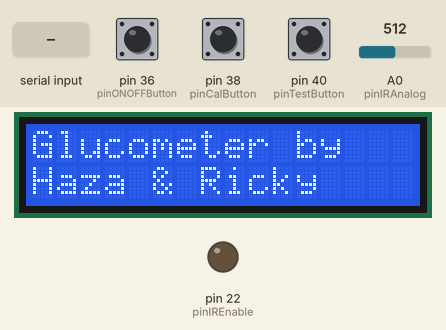
Simulated run of this sketch. Board: Arduino Mega 2560, built with avr-gcc and run on an emulated ATmega2560. Shown: 16×2 character LCD, output pins drawn as LEDs (lit = HIGH). The test bench sets the inputs (shaded band); at power-on: pin 38 (pinCalButton) LOW, pin 36 (pinONOFFButton) LOW, pin 40 (pinTestButton) LOW, A0 (pinIRAnalog) = 512.

Above: at 1.2 s.
1.3 s: pin 38 (pinCalButton) pulled HIGH for 0.15 s
At 1.47 s:
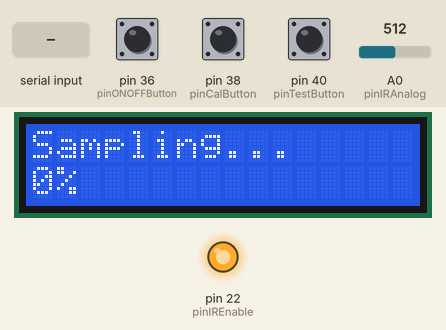
3.0 s: "S" received over Serial
At 7.4 s:
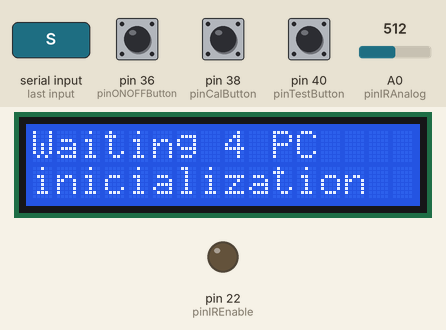
11.0 s: pin 36 (pinONOFFButton) pulled HIGH for 1 s
At 12.3 s:
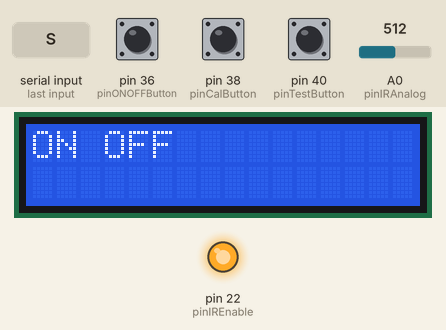
13.5 s: pin 40 (pinTestButton) pulled HIGH for 0.15 s
At 13.66 s:
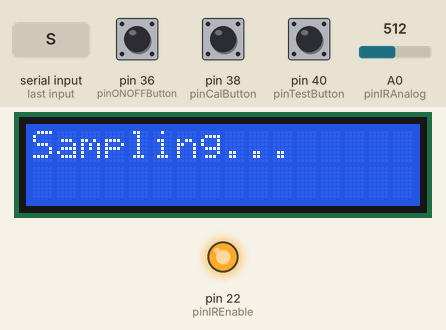
16.6 s: A0 (pinIRAnalog) set to 716
At 19.4 s:
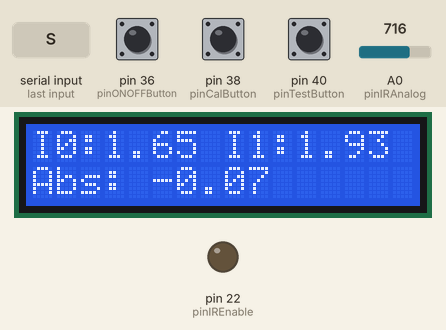
19.6 s: pin 36 (pinONOFFButton) pulled HIGH for 0.15 s
At 21.2 s:
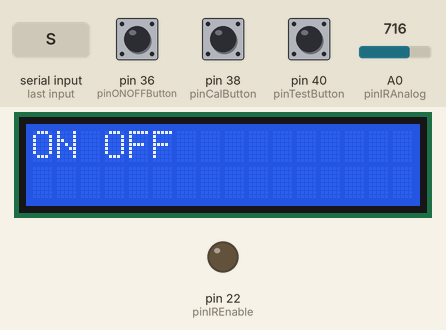
Timing chart, 0 to 22.2 s (numbered marks = the images above; inputs shaded):
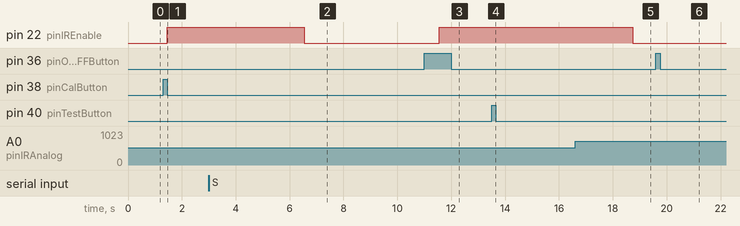

Measured:
- after the input at 1.3 s, pin 22 (pinIREnable): LOW → HIGH after 0.15 s; the display: first changes after 0.15 s (image 1 shows a later state)
- after the input at 11.0 s, the display: first differs from a run without the input after 1.0 s (image 3)
- after the input at 13.5 s, the display: changes after 0.15 s (image 4)
- after the input at 19.6 s, the display: changes after 0.15 s (image 6)

The sketch:

Firmware_BasicGlucoTester.ino
```cpp
/*
Hazael Fernando MOJICA GARCIA
Ricardo Guevara Zavala
Firmware para Arduino del Glucometro
Creation Date: 17/09/2013
Last Mod.Date: 06w/10/2013
V0.2
*/

// include the library code:
#include <LiquidCrystal.h>
#include <math.h>

//PINS DEFINITION
int pinIREnable = 22;    //Arduino PIN of "ON/OFF OUT" in "IR Board" Tarjeta IR
int pinIRAnalog = 0;     //Arduino PIN for ADC from "IR Board" Tarjeta IR

int pinLCD_RS = 34;      //LCD Pins
int pinLCD_Enable = 32;
int pinLCD_D4 = 30;
int pinLCD_D5 = 28;
int pinLCD_D6 = 26;
int pinLCD_D7 = 24;

//Push Buttons Pins
int pinONOFFButton = 36;  //On/Off Button
int pinCalButton = 38;    //Calibrate Button
int pinTestButton = 40;   // Test Button

//GLOBAL VARIABLES
boolean PC = false;                    //true if PC is conected and inicialized false if not
boolean Android = false;               //true if an Android Device is conected and inicialice the App.
int analogValue = 0;

//Private variables ButtonsLCD file
int DELAY_SAMPLES = 50;             //50ms of wait time between each sample measure (100 measures total)
boolean ONOFFButton = false;        //true in Falling edge (On/OFF Button has been pushed)
boolean TestButton = false;         //true in Falling edge (Test Button has been pushed)
boolean CalButton = false;          //true in Falling edge (Calibrate Button has been pushed)
float test = 0;
float cal = 0;
double absorb = 0;


boolean ONOFF = false;
boolean Test = false;
boolean Cal = false;
boolean ONOFF_ = false;
boolean Test_ = false;
boolean Cal_ = false;

//Private vaiables PC file
long PCTimeOut = 5000;      //5 seconds PC TimeOut
boolean breakPC = false;
unsigned long time = 0;
unsigned long time_ = 0;

// initialize the library with the numbers of the interface pins
LiquidCrystal lcd(pinLCD_RS, pinLCD_Enable, pinLCD_D4, pinLCD_D5, pinLCD_D6, pinLCD_D7);

void setup()
{
  Serial.begin(115200);
  analogReference(EXTERNAL);
  // set up the LCD's number of columns and rows:
  lcd.begin(16, 2);
  DisplayWelcomeIF();

  //pinMode's
  pinMode(pinIREnable, OUTPUT);
  pinMode(ONOFFButton, INPUT);
  pinMode(pinCalButton, INPUT);
  pinMode(pinTestButton, INPUT);

  //First State
  digitalWrite(pinIREnable, LOW);
}

void loop()
{
  //Priority 1. PC
  if(!PC)
  {//Pc is NOT connected && NOT inicialized
    if(Serial && Serial.available())
    {//Check if the computer is connected via USB B connector (creates Virtal Communication Port in PC)
      InfiniteLoopPC();
    }
  }

  //Priority 2. Android Device
  if(!Android)
  {

  }

  //Priority 3. ButtonsLCD. Interfaz Física
  IF();


}
```

Android.ino
```cpp

```

PC.ino
```cpp
void InfiniteLoopPC()
{
  InicializaPC();
  while(1)
  {
    Get_InstruccionPC();
    digitalWrite(pinIREnable, HIGH);//turn on IR Board
    analogValue = analogRead(pinIRAnalog);
      if(breakPC)
      {
       breakPC = false;
       DisplayWelcomeIF();
       break;            //Exit InfiniteLoopPC() and go to void loop()
      }
  }
}


int Get_InstruccionPC()
{
 if(Serial.available())
 {
   switch(Serial.read())
   {
     case 'S'://Close. Entra a bucle de inicializar
              Salir();
     break;

     case 'b'://Obten el valor analógico del ADC0
              //Just send the fu&%$&g string and i will manage everything in C#
              Serial.println(analogValue);
     break;
   }
 }
}

void Salir()
{
  PC = false;
  DisplayWelcomeIF();
  InicializaPC(); //Loop en inicializa esperando nueva inicializacion
}

//Inicializamos la comunicacion serial
//Debe mandar una secuencia de caracteres tal que cumplan con el criterio "square"
void InicializaPC()
{
  int caracter[6];
  int i = 0;
  int actualChar = 0;
  caracter[0] = 's';
  caracter[1] = 'q';
  caracter[2] = 'u';
  caracter[3] = 'a';
  caracter[4] = 'r';
  caracter[5] = 'e';
  digitalWrite(pinIREnable, LOW);//turn off IR Board
  DisplayIniPC();
  time = millis();
  while(1)
  {//Mientras no se inicialice no sale del ciclo
     if(Serial.available())
    {
        actualChar = Serial.read();
        if(actualChar == caracter[i])
        {
          if(i == 5)
          {//Si es la ultima iteracion
            Serial.write('a');//escribimos caracter de confirmacion
            PC = true;        //PC is connected and inicialized
            DisplayPCBussyIF();
            break; //Salimos del while
          }
          i++;
        }
        else
        {//Si no es el caracter esperado
          //Verifica si es el caracter inmediato anterior
          if(actualChar == caracter[i - 1])
          {//Como es el caracter esperado, entonces no actualiza i
            ;
          }
          else
          {//Comienza desde 0 porque no es ni madres de lo que se esperaba
            i = 0;
          }
        }

      }
      time_ = millis();
      if( (time_ - time) > PCTimeOut)
      {
        breakPC = true;
        break; //breakWhile
      }
  }
  //Termina While
}
```

ButtonsLCD.ino
```cpp
void IF()
{//Loop Infinito de la Interaz Física
  GetButtonsStateIF();
  ExecuteActionsIF();
}


void ExecuteActionsIF()
{
  if(ONOFFButton)
  {
    lcd.clear();
    lcd.print("ON OFF");
    ONOFFButton = false;
  }

  if(TestButton)
  {
    test = TakeSample();
    absorb = log10(cal/test);
    RefreshLCD();
    TestButton = false;
  }

  if(CalButton)
  {
    cal = TakeSample();
    RefreshLCD();
    CalButton = false;
  }
}

void GetButtonsStateIF()
{
  if(!ONOFFButton)
  {
    ONOFF = digitalRead(pinONOFFButton);//Read Actual Value
    if(ONOFF_ && !ONOFF)
    {//Last value es HIGH and Actual Value es LOW the is Falling Edge
      ONOFFButton = true;
    }
    ONOFF_ = ONOFF;
  }

  if(!TestButton)
  {
    Test = digitalRead(pinTestButton);
    if(Test_ && !Test)
    {//Last value es HIGH and Actual Value es LOW the is Falling Edge
      TestButton = true;
    }
    Test_ = Test;
  }

  if(!CalButton)
  {
    Cal = digitalRead(pinCalButton);
    if(Cal_ && !Cal)
    {//Last value es HIGH and Actual Value es LOW the is Falling Edge
      CalButton = true;
    }
    Cal_ = Cal;
  }

}

void RefreshLCD()
{
  lcd.clear();
  lcd.print("I0:");
  lcd.print(cal);
  lcd.print(" I1:");
  lcd.print(test);
  lcd.setCursor(0,1);
  lcd.print("Abs: ");
  lcd.print(absorb);
}

float TakeSample()
{
  int i = 0;
  float sample = 0;
  digitalWrite(pinIREnable, HIGH);//turn on IR Board
  lcd.clear();
  lcd.print("Sampling...");
  delay(10);
  for(i = 0; i<100;i++)
  {
   sample += analogRead(pinIRAnalog) * 0.0032258;
   lcd.setCursor(0,1);
   lcd.print(i);
   lcd.print("%");
   delay(DELAY_SAMPLES);//50ms delay
  }
  digitalWrite(pinIREnable, LOW);//turn off IR Board
 return sample/100;
}

void DisplayPCBussyIF()
{
  lcd.clear();
  lcd.print("PC is Connected");
}

void DisplayWelcomeIF()
{
  lcd.clear();
  lcd.print("Glucometer by");
  lcd.setCursor(0,1);
  lcd.print("Haza & Ricky");
}

void DisplayIniPC()
{
  lcd.clear();
  lcd.print("Waiting 4 PC");
  lcd.setCursor(0,1);
  lcd.print("inicialization");
}
```
